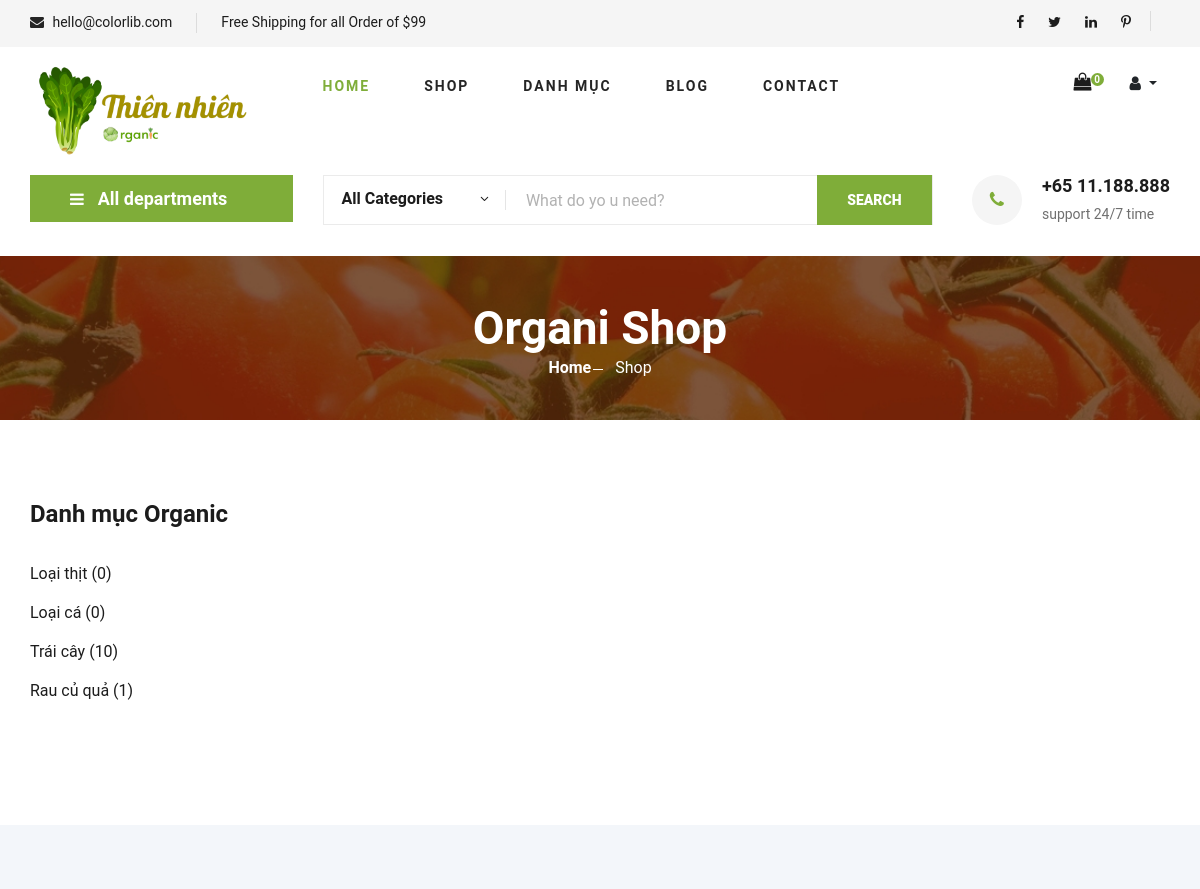
The page /index.php?mod=catagory&act=catagory_detail&MaDM=14 (upper part) on the database as committed earlier.
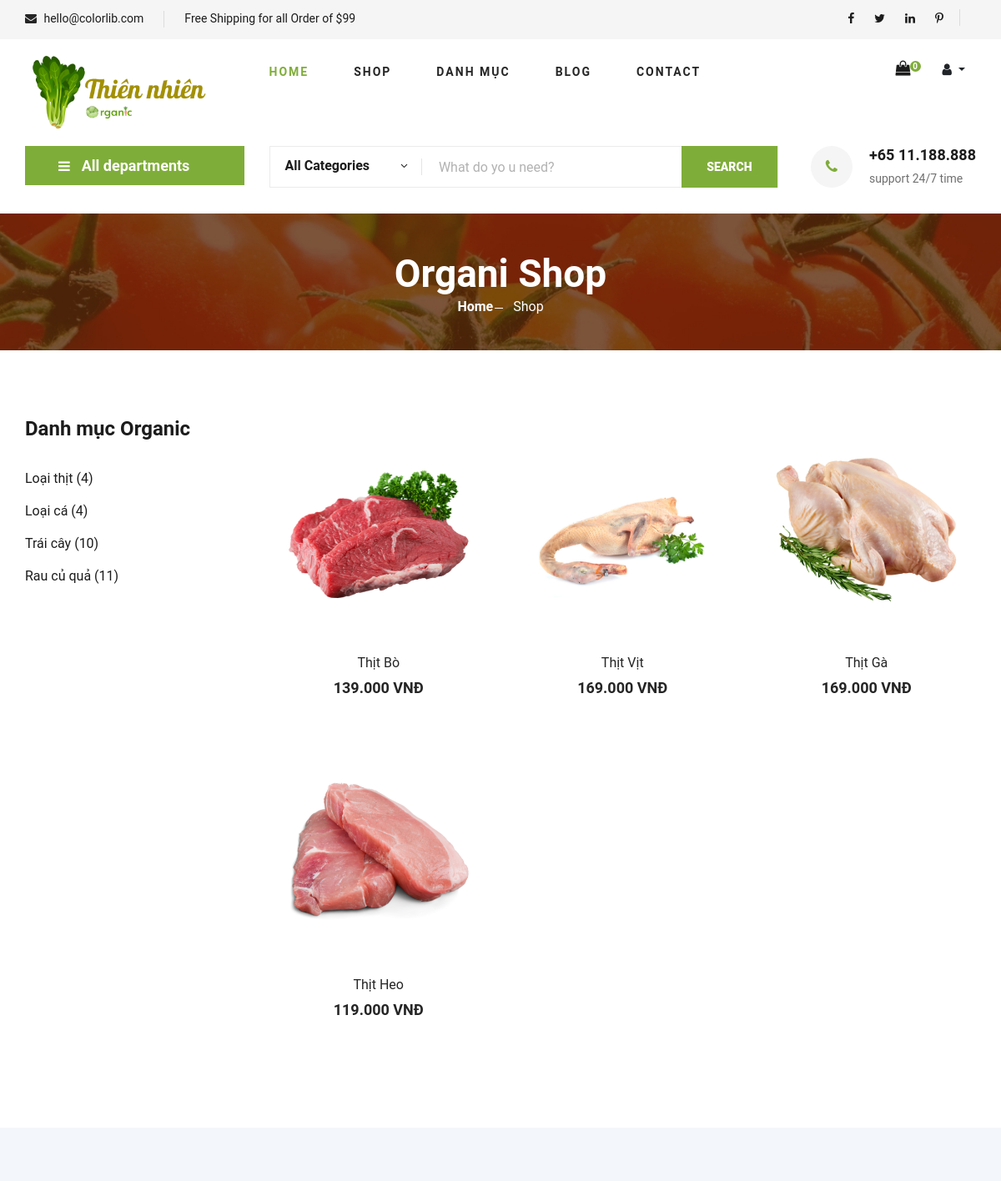
The same page on the database as committed later.
### tables this page shows
CREATE TABLE `danhmuc` (
  `MaDM` int NOT NULL,
  `TenDM` varchar(50) NOT NULL,
  `SoThuTu` int DEFAULT NULL COMMENT 'số thứ tự mà danh mục sẽ xuất hiện , tùy mình sắp xếp',
  `UuTien` tinyint(1) DEFAULT NULL COMMENT '0: là cho nó ẩn đi, 1 là cho nó xuất hiện tại trang chủ',
  `HinhAnh` text
);

CREATE TABLE `sanpham` (
  `MaSP` int NOT NULL,
  `TenSP` varchar(50) NOT NULL,
  `GiaSP` double(10,0) NOT NULL DEFAULT '0' COMMENT 'Tiền Việt không có chữ số thập phân, mặc định là 0(nếu =0 thì hết hàng ví dụ )',
  `HinhAnh` text NOT NULL,
  `TieuDe` text,
  `MoTa` text,
  `Discount` int DEFAULT NULL COMMENT '% giảm giá của 1 sản phẩm',
  `MaDM` int DEFAULT NULL,
  `LuotXem` int NOT NULL,
  `GiaGiam` double(10,0) NOT NULL DEFAULT '0'
);

### model/m_pdo.php (called while the page is built, shortened)
<?php
function pdo_get_connection(){
    $dburl = "mysql:host=localhost;dbname=organic;charset=utf8";
    $username = 'root';
    $password = '';
    $conn = new PDO($dburl, $username, $password);
    $conn->setAttribute(PDO::ATTR_ERRMODE, PDO::ERRMODE_EXCEPTION);
    return $conn;
}
function pdo_query($sql){
    $sql_args = array_slice(func_get_args(), 1);
    try{
        $conn = pdo_get_connection();
        $stmt = $conn->prepare($sql);
        $stmt->execute($sql_args);
        $rows = $stmt->fetchAll();
        return $rows;
    }
    catch(PDOException $e){
        throw $e;
    }
    finally{
        unset($conn);
    }
}

### model/m_catagory.php (called while the page is built, shortened)
<?php
    include_once 'model/m_pdo.php';
    function danhmuc_getAll(){
        return pdo_query("SELECT * FROM danhmuc ORDER BY MaDM DESC");
    }
    function danhmuc_getbyiddetail($MaDM){
        return pdo_query("SELECT * FROM sanpham WHERE MaDM = ? LIMIT 9",$MaDM);
    }
    function get_count_sp($MaDM){
        $returnsp = pdo_query("SELECT * FROM sanpham WHERE MaDM = ? ",$MaDM);
        return count($returnsp);
    }
?>

### view/v_product_catagory.php (the view, shortened to what this page needs)
<section class="hero hero-normal">
    <div class="container">
        <div class="row">
            <div class="col-lg-3">
                <div class="hero__categories">
                    <div class="hero__categories__all">
                        <i class="fa fa-bars"></i>
                        <span>All departments</span>
                    </div>
                </div>
            </div>
            <div class="col-lg-9">
                <div class="hero__search">
                    <div class="hero__search__form">
                        <form action="#">
                            <div class="hero__search__categories">
                                All Categories
                                <span class="arrow_carrot-down"></span>
                            </div>
                            <input type="text" placeholder="What do yo u need?">
                            <button type="submit" class="site-btn">SEARCH</button>
                        </form>
                    </div>
                    <div class="hero__search__phone">
                        <div class="hero__search__phone__icon">
                            <i class="fa fa-phone"></i>
                        </div>
                        <div class="hero__search__phone__text">
                            <h5>+65 11.188.888</h5>
                            <span>support 24/7 time</span>
                        </div>
                    </div>
                </div>
            </div>
        </div>
    </div>
</section>
<section class="breadcrumb-section set-bg" data-setbg="view/img/breadcrumb.jpg">
    <div class="container">
        <div class="row">
            <div class="col-lg-12 text-center">
                <div class="breadcrumb__text">
                    <h2>Organi Shop</h2>
                    <div class="breadcrumb__option">
                        <a href="./index.html">Home</a>
                        <span>Shop</span>
                    </div>
                </div>
            </div>
        </div>
    </div>
</section>
<section class="product spad">
    <div class="container">
        <div class="row">
            <div class="col-lg-3 col-md-5">
                <div class="sidebar">
                    <div class="sidebar__item">
                        <h4>Danh mục Organic</h4>
                        <ul>
                        <?php foreach($getdanhmuc as $dm): ?>
                            <li> <a href="index.php?mod=catagory&act=catagory_detail&MaDM=<?=$dm['MaDM']?>"><?=$dm['TenDM']?> (<?=get_count_sp($dm['MaDM'])?>)</a></li>
                        <?php endforeach; ?>
                        </ul>
                    </div>
                </div>
            </div>
            <div class="col-lg-9 col-md-7">
                <div class="row">
                    <?php if(isset($_GET['MaDM']) && ($_GET['MaDM']>0)): ?>
                        <?php foreach($danhmuc_getbyid as $item):
                            if($item['GiaSP'] >=1){
                                $price = '<h5>'.number_format($item['GiaSP'],"0",",",".").' VNĐ</h5>';
                            }else{
                                $price = "<h5>Đang cập nhật</h5>";
                            }
                        ?>
                            <div class="col-lg-4 col-md-6 col-sm-6">
                                <div class="featured__item">
                                    <div class="featured__item__pic set-bg" data-setbg="view/img/traicay/<?=$item['HinhAnh']?>">
                                    </div>
                                    <div class="featured__item__text">
                                        <h6><a href="index.php?mod=product&act=detail&MaSP=<?=$item['MaSP']?>"><?=$item['TenSP']?></a></h6>
                                        <?=$price?>
                                    </div>
                                    <form action="index.php?mod=product&act=addtocart" method="post">
                                        <div class="intro">
                                        </div>
                                    </form>
                                </div>
                            </div>
                        <?php endforeach; ?>
                    <?php endif;?>
                </div>
            </div>
        </div>
    </div>
</section>

### index.php (shortened to what this page needs)
<?php
    include_once 'config.php';
    include_once 'model/m_catagory.php';
    $getdanhmuc = danhmuc_getAll();
    if(isset($_GET['mod']) && ($_GET['mod']!="")){
        switch ($_GET['mod']) {
            case 'catagory':
                $controller_name = 'catagory';
                break;
        }
        include_once 'controller/c_'.$controller_name.'.php';
    }else{
        header("location:index.php?mod=page&act=home");
    }
?>

### controller/c_catagory.php (shortened to what this page needs)
<?php
    include_once 'model/m_catagory.php';
    if(isset($_GET['act']) && ($_GET['act']!="")){
        switch ($_GET['act']) {
            case 'catagory_detail':
                if(isset($_GET['MaDM']) && ($_GET['MaDM']>0)){
                    $MaDM = $_GET['MaDM'];
                }else{
                    $MaDM = "";
                    $getdanhmucproduct = danhmucproduct_getAll();
                }
                $getdanhmuc = danhmuc_getAll();
                $danhmuc_getbyid = danhmuc_getbyiddetail($MaDM);
                break;
        }
        include_once 'view/v_user_layout.php';
    }else{
        header("location:index.php?mod=page&act=home");
    }
?>

### view/v_user_layout.php (shortened to what this page needs)
<!DOCTYPE html>
<html lang="zxx">
<head>
    <link rel="stylesheet" href=" https://cdnjs.cloudflare.com/ajax/libs/font-awesome/6.4.0/css/all.min.css">
    <link rel="stylesheet" href="view/bootstrap-5.3.2-dist/css/bootstrap.min.css">
    <link rel="stylesheet" href="view/css/bootstrap.min.css" type="text/css">
    <link rel="stylesheet" href="view/css/font-awesome.min.css" type="text/css">
    <link rel="stylesheet" href="view/css/elegant-icons.css" type="text/css">
    <link rel="stylesheet" href="view/css/nice-select.css" type="text/css">
    <link rel="stylesheet" href="view/css/jquery-ui.min.css" type="text/css">
    <link rel="stylesheet" href="view/css/owl.carousel.min.css" type="text/css">
    <link rel="stylesheet" href="view/css/slicknav.min.css" type="text/css">
    <link rel="stylesheet" href="view/css/style.css" type="text/css">
</head>
<body>
    <header class="header">
        <div class="header__top">
            <div class="container">
                <div class="row">
                    <div class="col-lg-6 col-md-6">
                        <div class="header__top__left">
                            <ul>
                                <li><i class="fa fa-envelope"></i> hello@colorlib.com</li>
                                <li>Free Shipping for all Order of $99</li>
                            </ul>
                        </div>
                    </div>
                    <div class="col-lg-6 col-md-6">
                        <div class="header__top__right">
                            <div class="header__top__right__social">
                                <a href="#"><i class="fa fa-facebook"></i></a>
                                <a href="#"><i class="fa fa-twitter"></i></a>
                                <a href="#"><i class="fa fa-linkedin"></i></a>
                                <a href="#"><i class="fa fa-pinterest-p"></i></a>
                            </div>
                        </div>
                    </div>
                </div>
            </div>
        </div>
        <div class="container">
            <div class="row">
                <div class="col-lg-3">
                    <div class="header__logo">
                        <a href="index.php?mod=page&act=home"><img src="view/img/logo.png" alt=""></a>
                    </div>
                </div>
                <div class="col-lg-6">
                    <nav class="header__menu">
                        <ul>
                            <li class="active"><a href="index.php?mod=page&act=home">Home</a></li>
                            <li><a href="./shop-grid.html">Shop</a></li>
                            <li><a href="#">Danh mục</a>
                            </li>
                            <li><a href="index.php?mod=page&act=bloghome">Blog</a></li>
                            <li><a href="index.php?mod=page&act=contact">Contact</a></li>
                        </ul>
                    </nav>
                </div>
                <div class="col-lg-3">
                        <div class="header_cart_ri">
                            <div class="header__cart">
                                <ul>
                                    <li><a href="index.php?mod=product&act=viewcart"><i class="fa fa-shopping-bag"></i> <span><?=COUNT($_SESSION['mygiohang'])?></span></a></li>
                                </ul>
                            </div>
                            <div class="header__cart__login">
                                <?php if(isset($_SESSION['user'])): ?>
                                    <div class="dropdown">
                                        <button class="btn dropdown-toggle" type="button" data-bs-toggle="dropdown" >
                                        <?= isset($_SESSION['user']['UserName']) ? $_SESSION['user']['UserName'] : 'User' ?>
                                        </button>
                                        <ul class="dropdown-menu">
                                        <li><a class="dropdown-item" href="index.php?mod=myaccount&act=myaccount">Tài khoản của tôi</a></li>
                                            <li><a class="dropdown-item" href="index.php?mod=user&act=logout">Đăng xuất</a></li>
                                        </ul>
                                    </div>
                                <?php else: ?>
                                    <div class="dropdown">
                                        <button class="btn dropdown-toggle" type="button" data-bs-toggle="dropdown" aria-expanded="false">
                                            <i class="fa fa-user"></i>
                                        </button>
                                    </div>
                                <?php endif; ?>
                            </div>
                        </div>
                </div>
            </div>
        </div>
    </header>
    <?php
        include_once 'view/v_'.$view_name.'.php';
    ?>
    <footer class="footer spad">
    </footer>
</body>
</html>

Rows that differ between the two databases and show on the page:
changed danhmuc "Loại thịt": MaDM "0" → "4"
changed danhmuc "Loại cá": MaDM "0" → "4"
computed for danhmuc "Rau củ quả": MaDM "1" → "11"
added sanpham: shows a picture, TenSP "Thịt Bò", GiaSP "139.000"
added sanpham: shows a picture, TenSP "Thịt Vịt", GiaSP "169.000"
added sanpham: shows a picture, TenSP "Thịt Gà", GiaSP "169.000"
added sanpham: shows a picture, TenSP "Thịt Heo", GiaSP "119.000"
